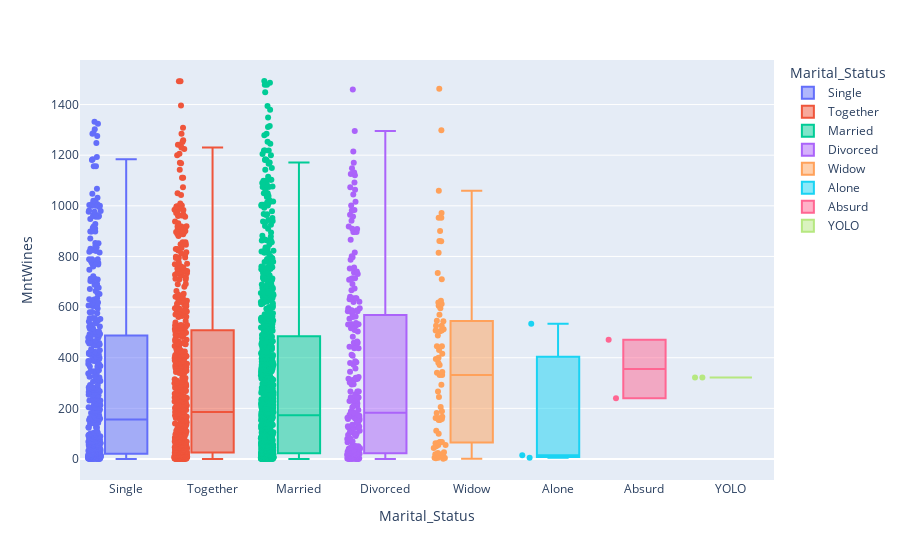

Notebook code for this chart:
### Code cell
px.box(df, y='MntWines', x='Marital_Status', color='Marital_Status', points='all')

### Figure 1 — Plotly figure (JSON) as saved in the notebook; plotly's stock layout.template omitted (floating-point values rounded to 4 significant figures; data arrays with more than 128 entries replaced by an {"elided": "..."} marker saying what was removed)
{"data": [{"alignmentgroup": "True", "boxpoints": "all", "hovertemplate": "Marital_Status=%{x}<br>MntWines=%{y}<extra></extra>", "legendgroup": "Single", "marker": {"color": "#636efa"}, "name": "Single", "notched": false, "offsetgroup": "Single", "orientation": "v", "showlegend": true, "type": "box", "x": {"elided": "471 str values"}, "x0": " ", "xaxis": "x", "y": {"elided": "471 int values"}, "y0": " ", "yaxis": "y"}, {"alignmentgroup": "True", "boxpoints": "all", "hovertemplate": "Marital_Status=%{x}<br>MntWines=%{y}<extra></extra>", "legendgroup": "Together", "marker": {"color": "#EF553B"}, "name": "Together", "notched": false, "offsetgroup": "Together", "orientation": "v", "showlegend": true, "type": "box", "x": {"elided": "573 str values"}, "x0": " ", "xaxis": "x", "y": {"elided": "573 int values"}, "y0": " ", "yaxis": "y"}, {"alignmentgroup": "True", "boxpoints": "all", "hovertemplate": "Marital_Status=%{x}<br>MntWines=%{y}<extra></extra>", "legendgroup": "Married", "marker": {"color": "#00cc96"}, "name": "Married", "notched": false, "offsetgroup": "Married", "orientation": "v", "showlegend": true, "type": "box", "x": {"elided": "857 str values"}, "x0": " ", "xaxis": "x", "y": {"elided": "857 int values"}, "y0": " ", "yaxis": "y"}, {"alignmentgroup": "True", "boxpoints": "all", "hovertemplate": "Marital_Status=%{x}<br>MntWines=%{y}<extra></extra>", "legendgroup": "Divorced", "marker": {"color": "#ab63fa"}, "name": "Divorced", "notched": false, "offsetgroup": "Divorced", "orientation": "v", "showlegend": true, "type": "box", "x": {"elided": "232 str values"}, "x0": " ", "xaxis": "x", "y": {"elided": "232 int values"}, "y0": " ", "yaxis": "y"}, {"alignmentgroup": "True", "boxpoints": "all", "hovertemplate": "Marital_Status=%{x}<br>MntWines=%{y}<extra></extra>", "legendgroup": "Widow", "marker": {"color": "#FFA15A"}, "name": "Widow", "notched": false, "offsetgroup": "Widow", "orientation": "v", "showlegend": true, "type": "box", "x": ["Widow", "Widow", "Widow", "Widow", "Widow", "Widow", "Widow", "Widow", "Widow", "Widow", "Widow", "Widow", "Widow", "Widow", "Widow", "Widow", "Widow", "Widow", "Widow", "Widow", "Widow", "Widow", "Widow", "Widow", "Widow", "Widow", "Widow", "Widow", "Widow", "Widow", "Widow", "Widow", "Widow", "Widow", "Widow", "Widow", "Widow", "Widow", "Widow", "Widow", "Widow", "Widow", "Widow", "Widow", "Widow", "Widow", "Widow", "Widow", "Widow", "Widow", "Widow", "Widow", "Widow", "Widow", "Widow", "Widow", "Widow", "Widow", "Widow", "Widow", "Widow", "Widow", "Widow", "Widow", "Widow", "Widow", "Widow", "Widow", "Widow", "Widow", "Widow", "Widow", "Widow", "Widow", "Widow", "Widow"], "x0": " ", "xaxis": "x", "y": [55, 245, 546, 505, 182, 901, 395, 1, 15, 512, 43, 400, 161, 112, 4, 24, 815, 162, 63, 416, 1060, 55, 162, 5, 625, 445, 371, 67, 445, 19, 860, 205, 5, 953, 12, 27, 158, 508, 735, 1298, 341, 62, 13, 972, 508, 332, 431, 293, 595, 67, 50, 19, 612, 861, 380, 15, 267, 167, 488, 100, 953, 710, 344, 605, 67, 1462, 526, 618, 526, 544, 3, 189, 154, 154, 570, 332], "y0": " ", "yaxis": "y"}, {"alignmentgroup": "True", "boxpoints": "all", "hovertemplate": "Marital_Status=%{x}<br>MntWines=%{y}<extra></extra>", "legendgroup": "Alone", "marker": {"color": "#19d3f3"}, "name": "Alone", "notched": false, "offsetgroup": "Alone", "orientation": "v", "showlegend": true, "type": "box", "x": ["Alone", "Alone", "Alone"], "x0": " ", "xaxis": "x", "y": [534, 15, 5], "y0": " ", "yaxis": "y"}, {"alignmentgroup": "True", "boxpoints": "all", "hovertemplate": "Marital_Status=%{x}<br>MntWines=%{y}<extra></extra>", "legendgroup": "Absurd", "marker": {"color": "#FF6692"}, "name": "Absurd", "notched": false, "offsetgroup": "Absurd", "orientation": "v", "showlegend": true, "type": "box", "x": ["Absurd", "Absurd"], "x0": " ", "xaxis": "x", "y": [471, 240], "y0": " ", "yaxis": "y"}, {"alignmentgroup": "True", "boxpoints": "all", "hovertemplate": "Marital_Status=%{x}<br>MntWines=%{y}<extra></extra>", "legendgroup": "YOLO", "marker": {"color": "#B6E880"}, "name": "YOLO", "notched": false, "offsetgroup": "YOLO", "orientation": "v", "showlegend": true, "type": "box", "x": ["YOLO", "YOLO"], "x0": " ", "xaxis": "x", "y": [322, 322], "y0": " ", "yaxis": "y"}], "layout": {"autosize": true, "boxmode": "overlay", "legend": {"title": {"text": "Marital_Status"}, "tracegroupgap": 0}, "margin": {"t": 60}, "xaxis": {"anchor": "y", "autorange": true, "categoryarray": ["Single", "Together", "Married", "Divorced", "Widow", "Alone", "Absurd", "YOLO"], "categoryorder": "array", "domain": [0, 1], "range": [-0.5271, 7.5], "title": {"text": "Marital_Status"}, "type": "category"}, "yaxis": {"anchor": "x", "autorange": true, "domain": [0, 1], "range": [-82.94, 1576.0], "title": {"text": "MntWines"}, "type": "linear"}}}
